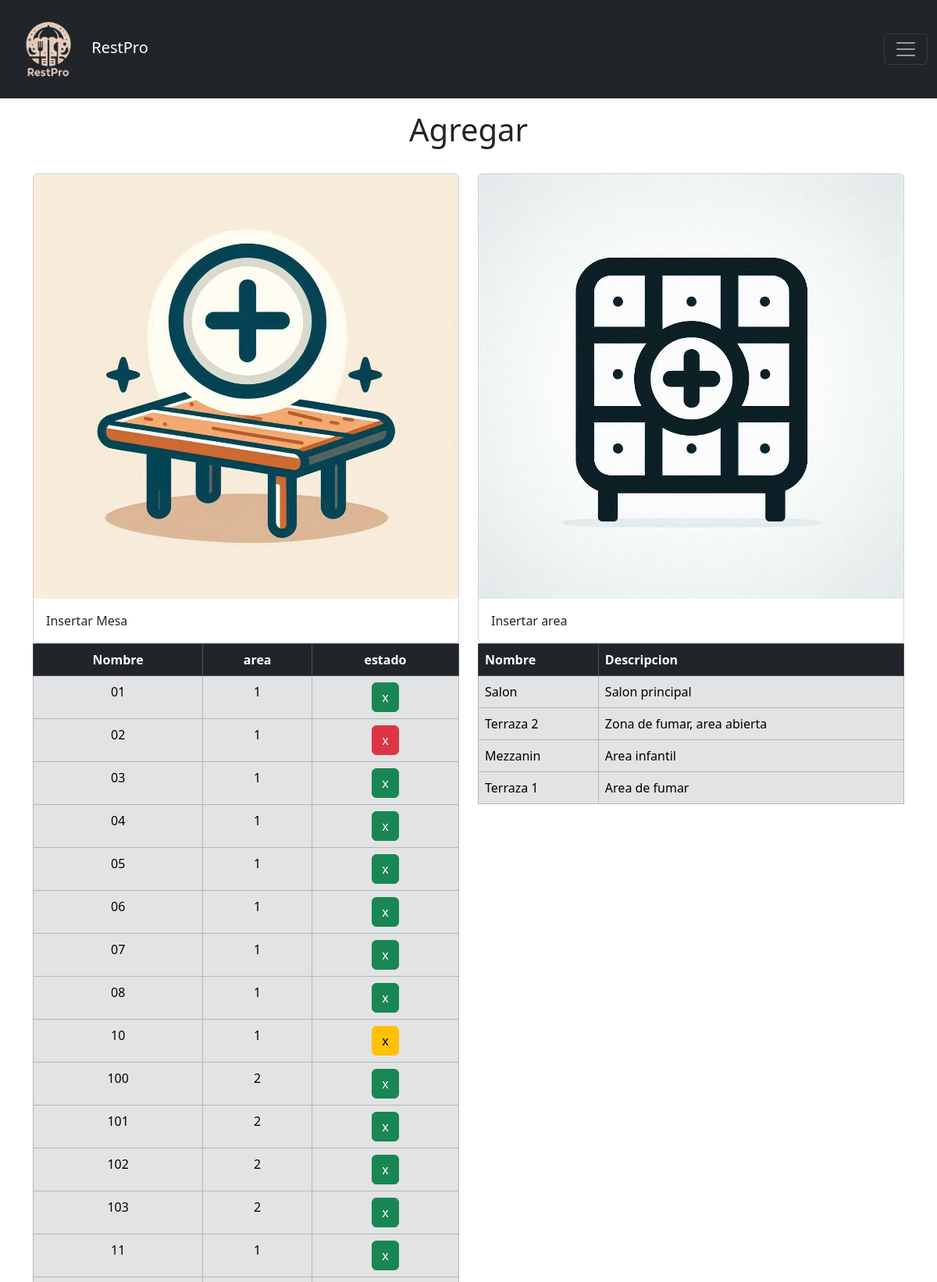
Page /vistas/agregar.php (upper part) on the committed database.
### tables this page shows
CREATE TABLE IF NOT EXISTS `mesa` (
  `id` int NOT NULL AUTO_INCREMENT,
  `nombre` varchar(50) NOT NULL,
  `area_id` int NOT NULL,
  `n_personas` int NOT NULL,
  `estado` int NOT NULL DEFAULT '0' COMMENT '0 = disponible,\r\n1 = Ocupada,\r\n2 = Reservada',
  PRIMARY KEY (`id`),
  KEY `area_id` (`area_id`)
);

CREATE TABLE IF NOT EXISTS `area` (
  `id` int NOT NULL AUTO_INCREMENT,
  `nombre` varchar(50) NOT NULL COMMENT 'Nombre de area',
  `descripcion` varchar(250) NOT NULL COMMENT 'Descripcion de area',
  PRIMARY KEY (`id`)
);

### vistas/agregar.php (the view, shortened to what this page needs)
<?php
$ubicacion = "../";
$titulo = "Agregar";
include ($ubicacion . "includes/header.php");
include ($ubicacion . "config/conexion.php");
$result = $pdo->query("SELECT * FROM area");
if ($result->rowCount() > 0) {
    $resultAreas = $result->fetchAll(PDO::FETCH_OBJ);
}
$result = $pdo->query('SELECT * FROM mesa ORDER BY nombre ASC');
if ($result->rowCount() > 0) {
    $resultMesas = $result->fetchAll(PDO::FETCH_OBJ);
}
?>
<div class="container mt-3">
    <h1 class="text-center"><?php echo $titulo; ?></h1><br>
    <div class="row ">
        <div class="col">
            <div class="card">
                <a href="" data-bs-toggle="modal" data-bs-target="#agregarMesa" class="stretched-link">
                    <img class="card-img-top" src="<?php echo $ubicacion; ?>assets/imagenes/icon_add_mesa.jpg">
                    <div class="card-body">
                        Insertar Mesa
                    </div>
                </a>
            </div>
            <div class="centrar">
                <table class="table table-bordered table-dark" style="width: 50%px;">
                    <thead>
                        <tr>
                            <th scope="col">Nombre</th>
                            <th scope="col">area</th>
                            <th scope="col">estado</th>
                        </tr>
                    </thead>
                    <tbody class="table-secondary">
                        <?php foreach ($resultMesas as $mesa): ?>
                            <tr>
                                <?php if ($mesa->estado == 0) {
                                    $estado = 'success';
                                }
                                if ($mesa->estado == 1) {
                                    $estado = 'danger';
                                }
                                if ($mesa->estado == 2) {
                                    $estado = 'warning';
                                } ?>
                                <td scope="row"><?php echo $mesa->nombre; ?></td>
                                <td scope="row"><?php echo $mesa->area_id; ?></td>
                                <td scope="row"><button class="btn btn-<?php echo $estado; ?>">x</button></td>
                            </tr>
                        <?php endforeach ?>
                </table>
            </div>
        </div>
        <div class="col">
            <div class="card">
                <a href="" data-bs-toggle="modal" data-bs-target="#agregarArea" class="stretched-link">
                    <img class="card-img-top" src="<?php echo $ubicacion; ?>assets/imagenes/icon_add_area.jpg">
                    <div class="card-body">
                        Insertar area
                    </div>
                </a>
            </div>
            <div>
                <table class="table table-bordered table-dark" style="width: 50%px;">
                    <thead>
                        <tr>
                            <th scope="col">Nombre</th>
                            <th scope="col">Descripcion</th>
                        </tr>
                    </thead>
                    <tbody class="table-secondary">
                        <?php foreach ($resultAreas as $area): ?>
                            <tr>
                                <td scope="row"><?php echo $area->nombre; ?></td>
                                <td scope="row"><?php echo $area->descripcion; ?></td>
                            </tr>
                        <?php endforeach ?>
                </table>
            </div>
        </div>
    </div>
</div>

### assets/tools/styles.css (style rules this page uses)
.row { display: flex; row-gap: 48px; }
.centrar { text-align: center; justify-content: center; align-items: center; }
.container { margin-top: 50px; }

### vistas/agregar.php (style rules this page uses)
.card a { color: inherit; text-decoration: none; }
.card { transition: box-shadow 0.3s ease; }

### rows in the picture
mesa: nombre "01", area "1"
mesa: nombre "02", area "1"
mesa: nombre "03", area "1"
mesa: nombre "04", area "1"
mesa: nombre "05", area "1"
mesa: nombre "06", area "1"
mesa: nombre "07", area "1"
mesa: nombre "08", area "1"
mesa: nombre "10", area "1"
mesa: nombre "100", area "2"
mesa: nombre "101", area "2"
mesa: nombre "102", area "2"
mesa: nombre "103", area "2"
mesa: nombre "11", area "1"
area: nombre "Salon", descripcion "Salon principal"
area: nombre "Terraza 2", descripcion "Zona de fumar, area abierta"
area: nombre "Mezzanin", descripcion "Area infantil"
area: nombre "Terraza 1", descripcion "Area de fumar"

### other values in the picture
$titulo "Agregar"
